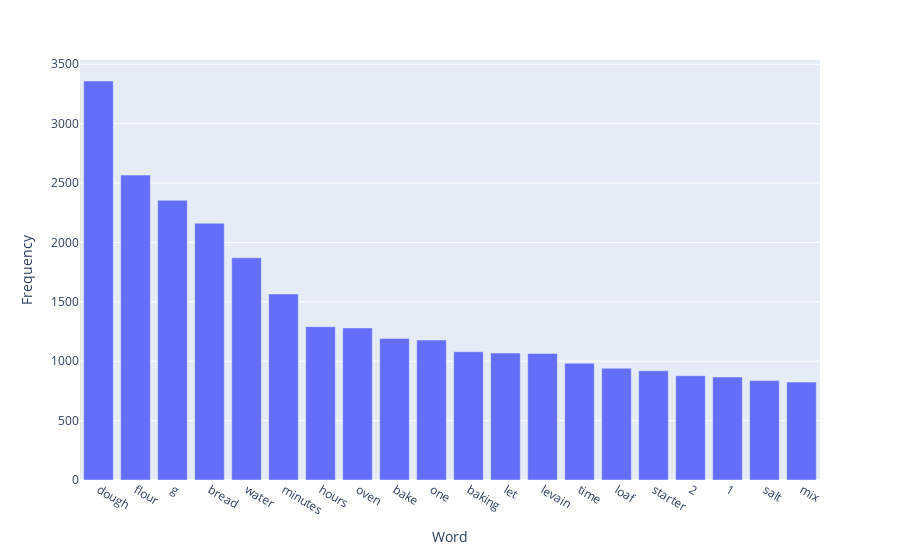

This figure's notebook cell:
### Code cell
df = pd.DataFrame(list(word_dict.items())[1:], columns=['Word', 'Frequency'])
fig = px.bar(df, x=df['Word'], y=df['Frequency'], orientation='v')
fig.show()

### Figure 1 — Plotly figure (JSON) as saved in the notebook; plotly's stock layout.template omitted (floating-point values rounded to 4 significant figures)
{"data": [{"alignmentgroup": "True", "hovertemplate": "Word=%{x}<br>Frequency=%{y}<extra></extra>", "legendgroup": "", "marker": {"color": "#636efa"}, "name": "", "offsetgroup": "", "orientation": "v", "showlegend": false, "textposition": "auto", "type": "bar", "x": ["dough", "flour", "g", "bread", "water", "minutes", "hours", "oven", "bake", "one", "baking", "let", "levain", "time", "loaf", "starter", "2", "1", "salt", "mix"], "xaxis": "x", "y": [3359, 2567, 2355, 2162, 1871, 1566, 1291, 1280, 1191, 1178, 1080, 1069, 1065, 982, 941, 920, 878, 867, 837, 824], "yaxis": "y"}], "layout": {"barmode": "relative", "legend": {"tracegroupgap": 0}, "margin": {"t": 60}, "xaxis": {"anchor": "y", "domain": [0, 1], "title": {"text": "Word"}}, "yaxis": {"anchor": "x", "domain": [0, 1], "title": {"text": "Frequency"}}}}
